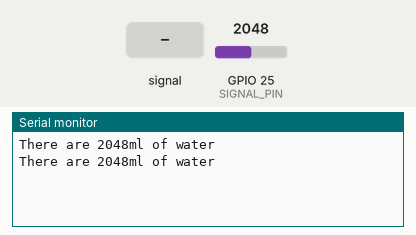
A sketch run on a simulated ESP32. Shown: the last lines printed to the serial monitor. The test bench sets the inputs (shaded band); at power-on: GPIO 25 (SIGNAL_PIN) = 2048.

Above: at 1.8 s.
1.9 s: GPIO 25 (SIGNAL_PIN) fed a 200 Hz sine of ±327 counts around its level
At 2.8 s:
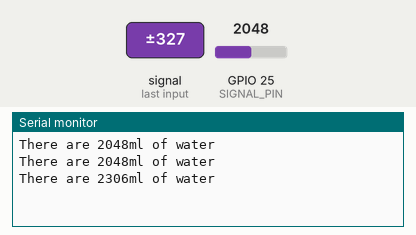
3.4 s: GPIO 25 (SIGNAL_PIN) set to 2866
At 4.7 s:
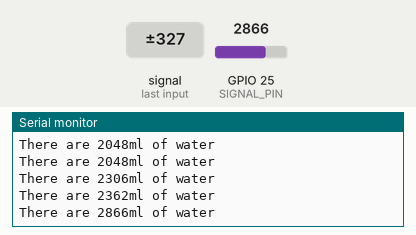
4.9 s: GPIO 25 (SIGNAL_PIN) fed a 1000 Hz sine of ±1023 counts around its level
At 5.9 s:
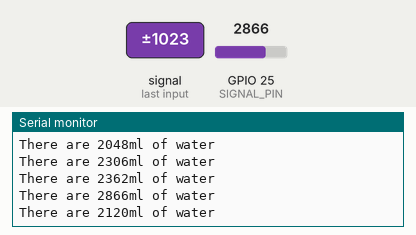
6.4 s: GPIO 25 (SIGNAL_PIN) set to 3603
At 7.6 s:
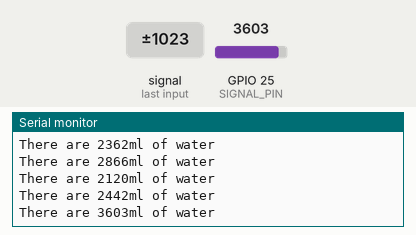
Timing chart, 0 to 8.9 s (numbered marks = the images above; inputs shaded):
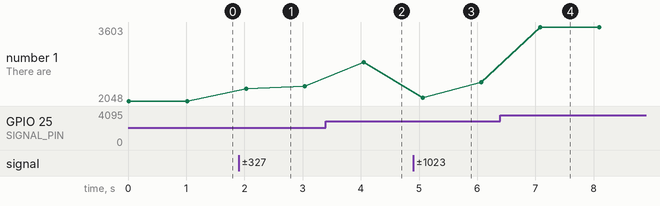

The sketch:

waterQuant.ino
```cpp
#define POWER_PIN  17
#define SIGNAL_PIN 25 // YOU MUST USE THIS PIN

int value = 0;
int quant;

void setup() {
  Serial.begin(115200);
  pinMode(POWER_PIN, OUTPUT);
  digitalWrite(POWER_PIN, LOW);
}

void loop() {
  digitalWrite(POWER_PIN, HIGH);
  delay(10);
  value = analogRead(SIGNAL_PIN);
  digitalWrite(POWER_PIN, LOW);


  quant = (value/10) * 225;

  Serial.print("There are ");
  Serial.print(value);
  Serial.println("ml of water");

  delay(1000);
}
```

Measured:
- after the input at 1.9 s, the serial monitor: prints a new line after 0.13 s (image 1)
- after the input at 3.4 s, the serial monitor: prints a new line after 0.65 s (image 2)
- after the input at 4.9 s, the serial monitor: prints a new line after 0.16 s (image 3)
- after the input at 6.4 s, the serial monitor: prints a new line after 0.68 s (image 4)
- plotted number 1: 2048 → 2362 after the input at 1.9 s, 2362 → 2866 after the input at 3.4 s, 2866 → 2442 after the input at 4.9 s, 2442 → 3603 after the input at 6.4 s
